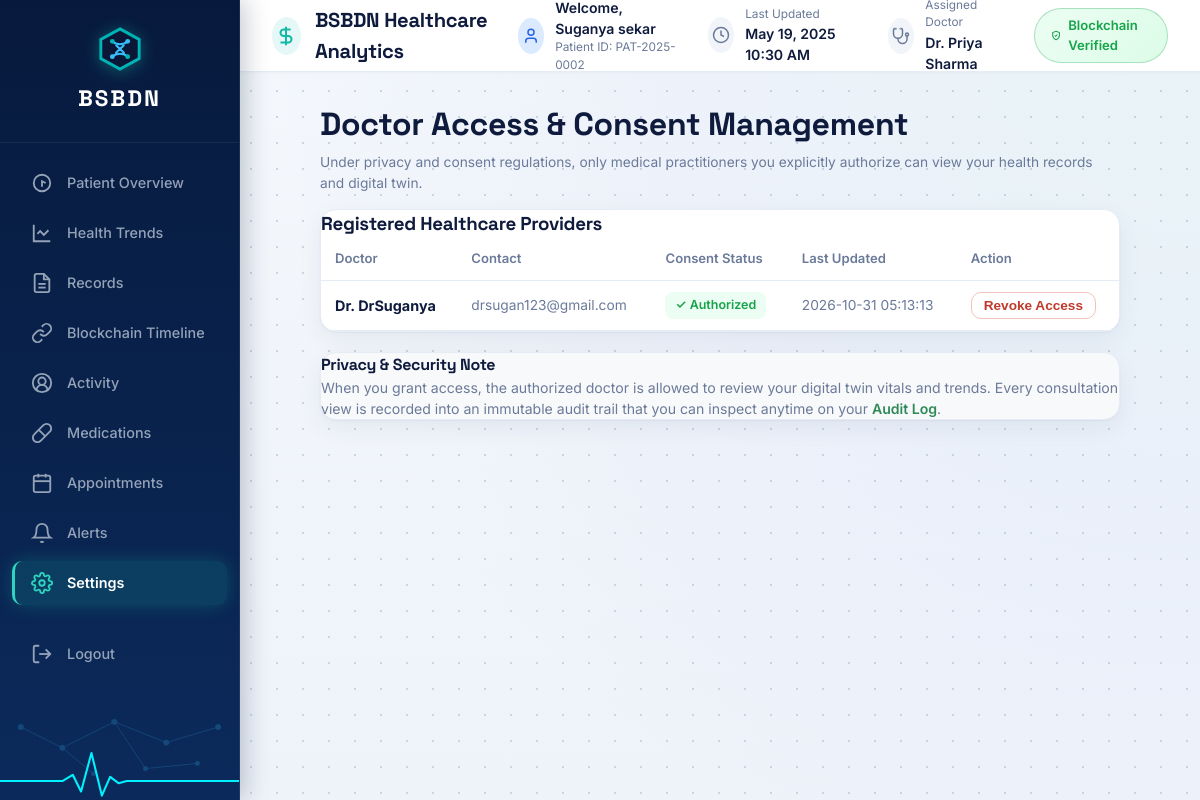
/doctor-access (signed in), run on the app's committed database.
### tables this page shows
CREATE TABLE users (
                id INTEGER PRIMARY KEY AUTOINCREMENT,
                name TEXT NOT NULL,
                email TEXT UNIQUE NOT NULL,
                password_hash TEXT NOT NULL,
                role TEXT NOT NULL CHECK(role IN ('patient','doctor','admin')),
                created_at TEXT DEFAULT (datetime('now'))
            , status TEXT DEFAULT 'active');

CREATE TABLE doctor_patient_consent (
                id INTEGER PRIMARY KEY AUTOINCREMENT,
                patient_id INTEGER NOT NULL,
                doctor_id INTEGER NOT NULL,
                status TEXT NOT NULL DEFAULT 'approved' CHECK(status IN ('pending', 'approved', 'revoked')),
                granted_at TEXT DEFAULT (datetime('now')),
                updated_at TEXT DEFAULT (datetime('now')),
                FOREIGN KEY (patient_id) REFERENCES users(id),
                FOREIGN KEY (doctor_id) REFERENCES users(id),
                UNIQUE (patient_id, doctor_id)
            );

### app.py (the view)
@app.route("/doctor-access")
@login_required(role="patient")
def doctor_access():
    user = current_user()
    doctors = security.get_patient_consents(user["id"])
    return render_template("doctor_access.html", doctors=doctors, user=user)

### app.py (called while the page is built)
def login_required(role=None):
    def decorator(f):
        @wraps(f)
        def wrapped(*args, **kwargs):
            if "user_id" not in session:
                flash("Please log in to continue.", "error")
                return redirect(url_for("login"))
            if role and session.get("role") != role and session.get("role") != "admin":
                flash("You don't have access to that page.", "error")
                return redirect(url_for("dashboard"))
            return f(*args, **kwargs)
        return wrapped
    return decorator

def current_user():
    if "user_id" not in session:
        return None
    with db.db_session() as conn:
        return conn.execute("SELECT * FROM users WHERE id = ?", (session["user_id"],)).fetchone()

### database.py (called while the page is built)
def get_conn():
    conn = sqlite3.connect(DB_PATH)
    conn.row_factory = sqlite3.Row
    conn.execute("PRAGMA foreign_keys = ON")
    return conn

@contextmanager
def db_session():
    conn = get_conn()
    try:
        yield conn
        conn.commit()
    finally:
        conn.close()

### security.py (called while the page is built)
def get_patient_consents(patient_id: int):
    with db.db_session() as conn:
        rows = conn.execute(
            """SELECT u.id as doctor_id, u.name as doctor_name, u.email as doctor_email,
                      c.status, c.granted_at, c.updated_at
               FROM users u
               LEFT JOIN doctor_patient_consent c
                 ON c.doctor_id = u.id AND c.patient_id = ?
               WHERE u.role = 'doctor'
               ORDER BY u.name ASC""",
            (patient_id,),
        ).fetchall()
        return [dict(r) for r in rows]

### templates/doctor_access.html (shortened to what this page needs)
{% extends "base.html" %}
{% block content %}
<div style="max-width:800px;margin:0 auto;">
  <div style="display:flex;justify-content:space-between;align-items:center;margin-bottom:16px;">
    <div>
      <h1 style="margin:0;">Doctor Access & Consent Management</h1>
      <p class="muted" style="margin:4px 0 0 0;">
        Under privacy and consent regulations, only medical practitioners you explicitly authorize can view your health records and digital twin.
      </p>
    </div>
  </div>
  <div class="card">
    <h3>Registered Healthcare Providers</h3>
    <table>
      <thead>
        <tr>
          <th>Doctor</th>
          <th>Contact</th>
          <th>Consent Status</th>
          <th>Last Updated</th>
          <th>Action</th>
        </tr>
      </thead>
      <tbody>
        {% for doc in doctors %}
        <tr>
          <td>
            <strong>Dr. {{ doc.doctor_name }}</strong>
          </td>
          <td class="muted">{{ doc.doctor_email }}</td>
          <td>
            {% if doc.status == 'approved' %}
              <span class="badge green">✓ Authorized</span>
            {% elif doc.status == 'revoked' %}
              <span class="badge red">✕ Access Revoked</span>
            {% else %}
              <span class="badge gray">No Access</span>
            {% endif %}
          </td>
          <td class="muted">{{ doc.updated_at or 'Never' }}</td>
          <td>
            <form method="POST" action="{{ url_for('toggle_doctor_access') }}" style="margin:0;display:inline;">
              {% if doc.status == 'approved' %}
                <button type="submit" class="btn btn-outline" style="color:#c0392b;border-color:#f0c4bd;padding:5px 12px;font-size:0.85rem;">Revoke Access</button>
              {% else %}
                <input type="hidden" name="action" value="grant">
                <button type="submit" class="btn" style="background:#2e8b57;padding:5px 12px;font-size:0.85rem;">Grant Access</button>
              {% endif %}
            </form>
          </td>
        </tr>
        {% else %}
        <tr>
          <td colspan="5" class="muted" style="text-align:center;padding:24px;">No doctors are currently registered in the network.</td>
        </tr>
        {% endfor %}
      </tbody>
    </table>
  </div>
  <div class="card" style="margin-top:20px;background:#f8f9fa;">
    <h4>Privacy &amp; Security Note</h4>
    <p class="muted" style="margin:0;font-size:0.88rem;">
      When you grant access, the authorized doctor is allowed to review your digital twin vitals and trends.
      Every consultation view is recorded into an immutable audit trail that you can inspect anytime on your
      <a href="{{ url_for('audit_log_view') }}" style="color:#2e8b57;font-weight:600;">Audit Log</a>.
    </p>
  </div>
</div>
{% endblock %}

### templates/base.html (shortened to what this page needs)
<!DOCTYPE html>
<html lang="en">
<head>
  <link rel="stylesheet" href="{{ url_for('static', filename='css/style.css') }}">
</head>
<body>
  {% if session.user_id %}
  <div class="app-layout">
    <aside class="app-sidebar" id="appSidebar">
      <div class="sidebar-brand">
        <div class="brand-hexagon-logo">
        </div>
        <div class="brand-wordmark">BSBDN</div>
      </div>
      <nav class="sidebar-nav">
        {% if session.role == 'patient' %}
          <a class="nav-link {% if request.endpoint == 'dashboard' %}active{% endif %}" href="{{ url_for('dashboard') }}">
            <svg viewBox="0 0 24 24" fill="none" stroke="currentColor"><circle cx="12" cy="12" r="9"/><path d="m16 12-4-2v6"/></svg>
            <span>Patient Overview</span>
          </a>
          <a class="nav-link {% if request.endpoint == 'analytics' %}active{% endif %}" href="{{ url_for('analytics') }}">
            <svg viewBox="0 0 24 24" fill="none" stroke="currentColor"><path d="M3 3v18h18"/><path d="m19 9-5 5-4-4-3 3"/></svg>
            <span>Health Trends</span>
          </a>
          <a class="nav-link" href="#records">
            <svg viewBox="0 0 24 24" fill="none" stroke="currentColor"><path d="M14 2H6a2 2 0 0 0-2 2v16a2 2 0 0 0 2 2h12a2 2 0 0 0 2-2V8z"/><polyline points="14 2 14 8 20 8"/><line x1="16" y1="13" x2="8" y2="13"/><line x1="16" y1="17" x2="8" y2="17"/></svg>
            <span>Records</span>
          </a>
          <a class="nav-link {% if request.endpoint == 'blockchain_view' %}active{% endif %}" href="{{ url_for('blockchain_view') }}">
            <svg viewBox="0 0 24 24" fill="none" stroke="currentColor"><path d="M10 13a5 5 0 0 0 7.54.54l3-3a5 5 0 0 0-7.07-7.07l-1.72 1.71"/><path d="M14 11a5 5 0 0 0-7.54-.54l-3 3a5 5 0 0 0 7.07 7.07l1.71-1.71"/></svg>
            <span>Blockchain Timeline</span>
          </a>
          <a class="nav-link {% if request.endpoint == 'add_record' %}active{% endif %}" href="{{ url_for('add_record') }}">
            <svg viewBox="0 0 24 24" fill="none" stroke="currentColor"><path d="M18 20a6 6 0 0 0-12 0"/><circle cx="12" cy="10" r="4"/><circle cx="12" cy="12" r="10"/></svg>
            <span>Activity</span>
          </a>
          <a class="nav-link" href="#medications">
            <svg viewBox="0 0 24 24" fill="none" stroke="currentColor"><path d="m10.5 20.5 10-10a4.95 4.95 0 1 0-7-7l-10 10a4.95 4.95 0 1 0 7 7Z"/><path d="m8.5 8.5 7 7"/></svg>
            <span>Medications</span>
          </a>
          <a class="nav-link" href="#appointments">
            <svg viewBox="0 0 24 24" fill="none" stroke="currentColor"><rect width="18" height="18" x="3" y="4" rx="2" ry="2"/><line x1="16" x2="16" y1="2" y2="6"/><line x1="8" x2="8" y1="2" y2="6"/><line x1="3" x2="21" y1="10" y2="10"/></svg>
            <span>Appointments</span>
          </a>
          <a class="nav-link" href="#alerts">
            <svg viewBox="0 0 24 24" fill="none" stroke="currentColor"><path d="M6 8a6 6 0 0 1 12 0c0 7 3 9 3 9H3s3-2 3-9"/><path d="M10.3 21a1.94 1.94 0 0 0 3.4 0"/></svg>
            <span>Alerts</span>
          </a>
          <a class="nav-link {% if request.endpoint in ('doctor_access', 'audit_log_view') %}active{% endif %}" href="{{ url_for('doctor_access') }}">
            <span>Settings</span>
          </a>
        {% endif %}
        <a class="nav-link" href="{{ url_for('logout') }}" style="margin-top:auto;">
          <svg viewBox="0 0 24 24" fill="none" stroke="currentColor"><path d="M9 21H5a2 2 0 0 1-2-2V5a2 2 0 0 1 2-2h4"/><polyline points="16 17 21 12 16 7"/><line x1="21" y1="12" x2="9" y2="12"/></svg>
          <span>Logout</span>
        </a>
      </nav>
      <div class="sidebar-footer-ecg">
      </div>
    </aside>
    <main class="app-main">
      <header class="top-header">
        <div class="header-left">
          <div class="header-logo-icon">
            <svg width="22" height="22" viewBox="0 0 24 24" fill="none" stroke="currentColor" stroke-width="2.2"><path d="M12 2v20M17 5H9.5a3.5 3.5 0 0 0 0 7h5a3.5 3.5 0 0 1 0 7H6"/></svg>
          </div>
          <span class="header-app-title">BSBDN Healthcare Analytics</span>
        </div>
        <div class="header-right">
          <div class="header-info-item patient-name-box">
            <div class="header-info-icon avatar">
              <svg width="18" height="18" viewBox="0 0 24 24" fill="none" stroke="currentColor" stroke-width="2"><path d="M19 21v-2a4 4 0 0 0-4-4H9a4 4 0 0 0-4 4v2"/><circle cx="12" cy="7" r="4"/></svg>
            </div>
            <div class="header-info-content">
              <span class="header-info-primary">Welcome, {{ (user.name if user else session.name) or 'Alex Morgan' }}</span>
              <span class="header-info-sub">Patient ID: PAT-2025-000{{ (user.id if user else session.user_id) or '789' }}</span>
            </div>
          </div>
          <div class="header-info-item">
            <div class="header-info-icon">
              <svg width="18" height="18" viewBox="0 0 24 24" fill="none" stroke="currentColor" stroke-width="2"><circle cx="12" cy="12" r="10"/><polyline points="12 6 12 12 16 14"/></svg>
            </div>
            <div class="header-info-content">
              <span class="header-info-sub">Last Updated</span>
              <span class="header-info-primary">{{ (latest.recorded_at if latest else 'May 19, 2025 10:30 AM') }}</span>
            </div>
          </div>
          <div class="header-info-item">
            <div class="header-info-icon">
              <svg width="18" height="18" viewBox="0 0 24 24" fill="none" stroke="currentColor" stroke-width="2"><path d="M4.8 2.3A.3.3 0 1 0 5 2H4a2 2 0 0 0-2 2v5a6 6 0 0 0 6 6v0a6 6 0 0 0 6-6V4a2 2 0 0 0-2-2h-1a.2.2 0 1 0 .3.3"/><path d="M8 15v1a6 6 0 0 0 6 6v0a6 6 0 0 0 6-6v-4"/><circle cx="20" cy="10" r="2"/></svg>
            </div>
            <div class="header-info-content">
              <span class="header-info-sub">Assigned Doctor</span>
              <span class="header-info-primary">Dr. Priya Sharma</span>
            </div>
          </div>
          <div class="header-info-item verified-pill-box">
            <a href="{{ url_for('blockchain_view') }}" class="verified-pill" style="text-decoration:none;cursor:pointer;" title="View Blockchain Verification Timeline">
              <svg width="15" height="15" viewBox="0 0 24 24" fill="none" stroke="currentColor" stroke-width="2.5"><path d="M12 22s8-4 8-10V5l-8-3-8 3v7c0 6 8 10 8 10z"/><path d="m9 12 2 2 4-4"/></svg>
              <span>Blockchain Verified</span>
            </a>
          </div>
        </div>
      </header>
      <div class="dashboard-content">
        {% block content %}{% endblock %}
      </div>
    </main>
  </div>
  {% endif %}
</body>
</html>

### data on the page
users: name "Suganya sekar", id "2"
doctor_patient_consent: doctor_name "DrSuganya", doctor_email "drsugan123@gmail.com", status "✓ Authorized", updated_at "2026-10-31 05:13:13"

### other printed values
{{ (latest.recorded_at if latest else 'May 19, 2025 10:30 AM') }} "May 19, 2025 10:30 AM"
